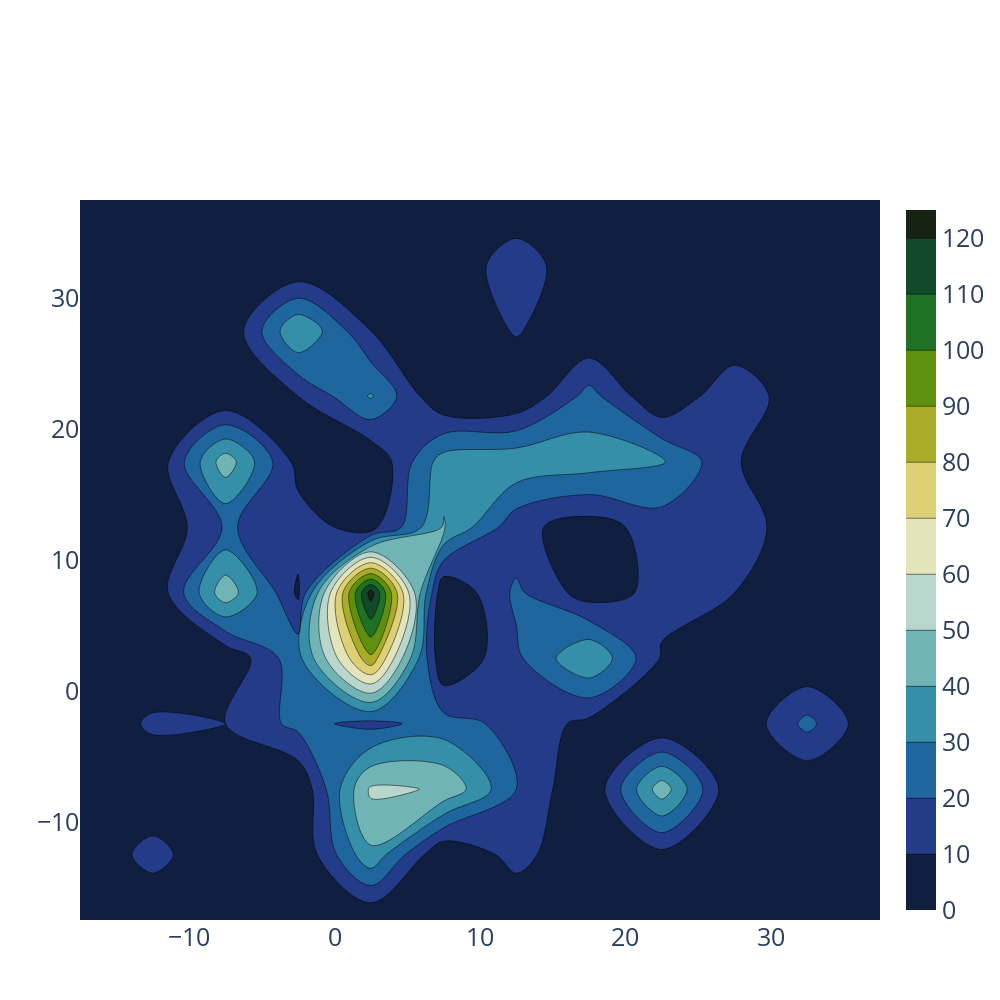

Write notebook code for a chart like this one.
### Code cell
fig = model.visualize_clusters(search=None, width=1000, height=1000, fit_clusters=True, density_plot=True)
fig.show()

### Figure 1 — Plotly figure (JSON) as saved in the notebook; plotly's stock layout.template omitted (floating-point values rounded to 4 significant figures; data arrays with more than 128 entries replaced by an {"elided": "..."} marker saying what was removed)
{"data": [{"autocontour": true, "colorscale": [[0, "rgb(16, 31, 63)"], [0.09091, "rgb(38, 62, 144)"], [0.1818, "rgb(30, 110, 161)"], [0.2727, "rgb(60, 154, 171)"], [0.3636, "rgb(140, 193, 186)"], [0.4545, "rgb(217, 229, 218)"], [0.5455, "rgb(239, 226, 156)"], [0.6364, "rgb(195, 182, 59)"], [0.7273, "rgb(115, 152, 5)"], [0.8182, "rgb(34, 120, 36)"], [0.9091, "rgb(18, 78, 43)"], [1, "rgb(23, 35, 18)"]], "contours": {"coloring": "fill", "end": 120, "showlabels": false, "size": 10, "start": 10}, "type": "histogram2dcontour", "x": {"elided": "1283 float values"}, "y": {"elided": "1283 float values"}}], "layout": {"font": {"size": 25}, "height": 1000, "margin": {"t": 200}, "showlegend": false, "title": {"font": {"size": 25}}, "width": 1000, "xaxis": {"autorange": true, "range": [-17.5, 37.5], "type": "linear"}, "yaxis": {"autorange": true, "range": [-17.5, 37.5], "type": "linear"}}}
